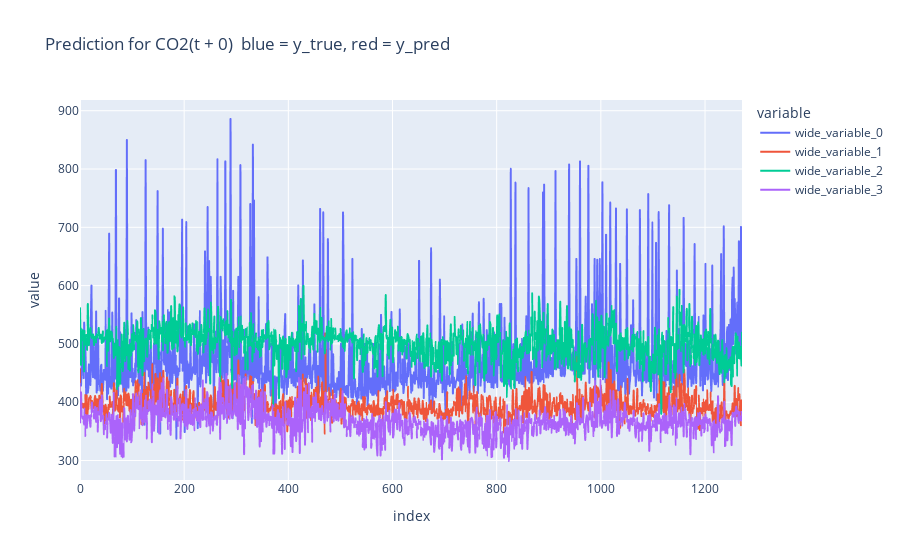
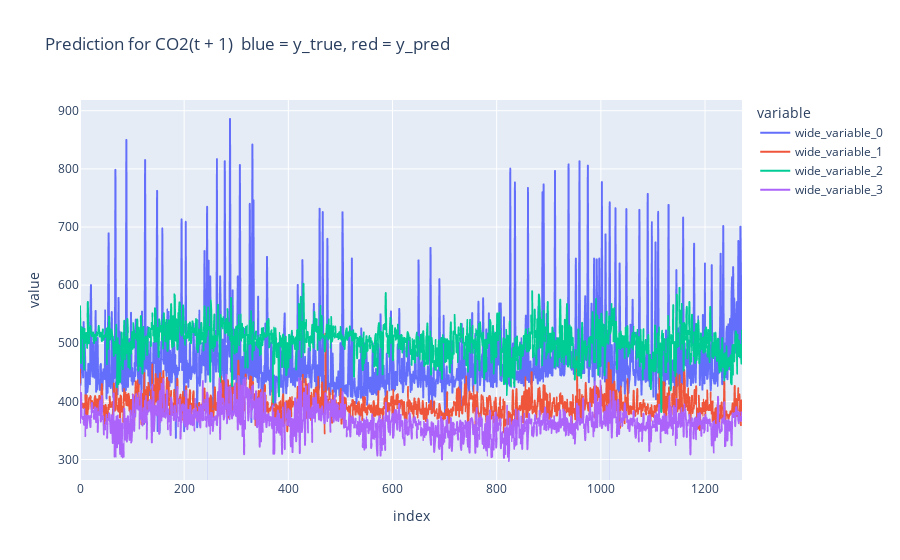

Notebook cell for these charts, in order:
### Markdown cell above
## Modellevaluation ##

### Code cell
from sklearn.metrics import mean_squared_error, mean_absolute_percentage_error, root_mean_squared_error, r2_score
import plotly.express as px
import seaborn as sns


class Evaluator:

    def __init__(self):
        pass

    def evaluate(self, y_pred, y_true):
        print("MSE: ", self.calculate_mse(y_pred = y_pred, y_true = y_true))
        print("RMSE: ", self.calculate_rmse(y_pred = y_pred, y_true = y_true))
        print("MAPE: ", self.calculate_mape(y_pred = y_pred, y_true = y_true))
        print("R2: ", self.calculate_r2(y_pred = y_pred, y_true = y_true))
        print("\n")


    def calculate_mse(self, y_true, y_pred):
        return round(mean_squared_error(y_true = y_true, y_pred = y_pred), 2)

    def calculate_rmse(self, y_true, y_pred):
        return round(root_mean_squared_error(y_true = y_true, y_pred = y_pred), 2)

    def calculate_mape(self, y_true, y_pred):
        return round(mean_absolute_percentage_error(y_true = y_true, y_pred = y_pred), 2)

    def calculate_r2(self, y_true, y_pred):
        return round(r2_score(y_true = y_true, y_pred = y_pred), 2)

ev = Evaluator()

for col in range(0, fe.y_test.shape[1]):
    print(f"t +", col)
    print("Modell mit Wetterdaten und Jahreszeiten (rot)")
    ev.evaluate(y_true = fe.y_test[:, col], y_pred = pred[:, col])
    print("Modell ohne Wetterdaten und mit Jahreszeiten (grün)")
    ev.evaluate(y_true = fe_no_weather.y_test[:, col], y_pred = pred_no_weather[:, col])
    print("Modell mit Wetterdaten und ohne Jahreszeiten (violett)")
    ev.evaluate(y_true = fe_no_seasons.y_test[:, col], y_pred = pred_no_seasons[:, col])

    px.line(y = [fe.y_test[:, col], pred[:, col], pred_no_weather[:,col], pred_no_seasons[:, col]], 
             labels = {"wide_variable_0": "y_true",
                        "wide_variable_1": "Modell 1 - Vorhersage (Wetterdaten + Jahreszeiten)", 
                       "wide_variable_2": "Modell 2 - Vorhersage (Jahreszeiten)",
                       "wide_variable_3": "Modell 3 - Vorhersage (Wetterdaten)", },
             title = f"Prediction for CO2(t + {col})  blue = y_true, red = y_pred").show()

### Figure 1 — Plotly figure (JSON) as saved in the notebook; plotly's stock layout.template omitted (floating-point values rounded to 4 significant figures; data arrays with more than 128 entries replaced by an {"elided": "..."} marker saying what was removed)
{"data": [{"hovertemplate": "variable=wide_variable_0<br>index=%{x}<br>value=%{y}<extra></extra>", "legendgroup": "wide_variable_0", "line": {"color": "#636efa", "dash": "solid"}, "marker": {"symbol": "circle"}, "mode": "lines", "name": "wide_variable_0", "showlegend": true, "type": "scattergl", "x": {"elided": "1272 int values"}, "xaxis": "x", "y": {"elided": "1272 float values"}, "yaxis": "y"}, {"hovertemplate": "variable=wide_variable_1<br>index=%{x}<br>value=%{y}<extra></extra>", "legendgroup": "wide_variable_1", "line": {"color": "#EF553B", "dash": "solid"}, "marker": {"symbol": "circle"}, "mode": "lines", "name": "wide_variable_1", "showlegend": true, "type": "scattergl", "x": {"elided": "1272 int values"}, "xaxis": "x", "y": {"elided": "1272 float values"}, "yaxis": "y"}, {"hovertemplate": "variable=wide_variable_2<br>index=%{x}<br>value=%{y}<extra></extra>", "legendgroup": "wide_variable_2", "line": {"color": "#00cc96", "dash": "solid"}, "marker": {"symbol": "circle"}, "mode": "lines", "name": "wide_variable_2", "showlegend": true, "type": "scattergl", "x": {"elided": "1272 int values"}, "xaxis": "x", "y": {"elided": "1272 float values"}, "yaxis": "y"}, {"hovertemplate": "variable=wide_variable_3<br>index=%{x}<br>value=%{y}<extra></extra>", "legendgroup": "wide_variable_3", "line": {"color": "#ab63fa", "dash": "solid"}, "marker": {"symbol": "circle"}, "mode": "lines", "name": "wide_variable_3", "showlegend": true, "type": "scattergl", "x": {"elided": "1272 int values"}, "xaxis": "x", "y": {"elided": "1272 float values"}, "yaxis": "y"}], "layout": {"legend": {"title": {"text": "variable"}, "tracegroupgap": 0}, "title": {"text": "Prediction for CO2(t + 0)  blue = y_true, red = y_pred"}, "xaxis": {"anchor": "y", "domain": [0, 1], "title": {"text": "index"}}, "yaxis": {"anchor": "x", "domain": [0, 1], "title": {"text": "value"}}}}

### Figure 2 — Plotly figure (JSON) as saved in the notebook; plotly's stock layout.template omitted (floating-point values rounded to 4 significant figures; data arrays with more than 128 entries replaced by an {"elided": "..."} marker saying what was removed)
{"data": [{"hovertemplate": "variable=wide_variable_0<br>index=%{x}<br>value=%{y}<extra></extra>", "legendgroup": "wide_variable_0", "line": {"color": "#636efa", "dash": "solid"}, "marker": {"symbol": "circle"}, "mode": "lines", "name": "wide_variable_0", "showlegend": true, "type": "scattergl", "x": {"elided": "1272 int values"}, "xaxis": "x", "y": {"elided": "1272 float values"}, "yaxis": "y"}, {"hovertemplate": "variable=wide_variable_1<br>index=%{x}<br>value=%{y}<extra></extra>", "legendgroup": "wide_variable_1", "line": {"color": "#EF553B", "dash": "solid"}, "marker": {"symbol": "circle"}, "mode": "lines", "name": "wide_variable_1", "showlegend": true, "type": "scattergl", "x": {"elided": "1272 int values"}, "xaxis": "x", "y": {"elided": "1272 float values"}, "yaxis": "y"}, {"hovertemplate": "variable=wide_variable_2<br>index=%{x}<br>value=%{y}<extra></extra>", "legendgroup": "wide_variable_2", "line": {"color": "#00cc96", "dash": "solid"}, "marker": {"symbol": "circle"}, "mode": "lines", "name": "wide_variable_2", "showlegend": true, "type": "scattergl", "x": {"elided": "1272 int values"}, "xaxis": "x", "y": {"elided": "1272 float values"}, "yaxis": "y"}, {"hovertemplate": "variable=wide_variable_3<br>index=%{x}<br>value=%{y}<extra></extra>", "legendgroup": "wide_variable_3", "line": {"color": "#ab63fa", "dash": "solid"}, "marker": {"symbol": "circle"}, "mode": "lines", "name": "wide_variable_3", "showlegend": true, "type": "scattergl", "x": {"elided": "1272 int values"}, "xaxis": "x", "y": {"elided": "1272 float values"}, "yaxis": "y"}], "layout": {"legend": {"title": {"text": "variable"}, "tracegroupgap": 0}, "title": {"text": "Prediction for CO2(t + 1)  blue = y_true, red = y_pred"}, "xaxis": {"anchor": "y", "domain": [0, 1], "title": {"text": "index"}}, "yaxis": {"anchor": "x", "domain": [0, 1], "title": {"text": "value"}}}}
